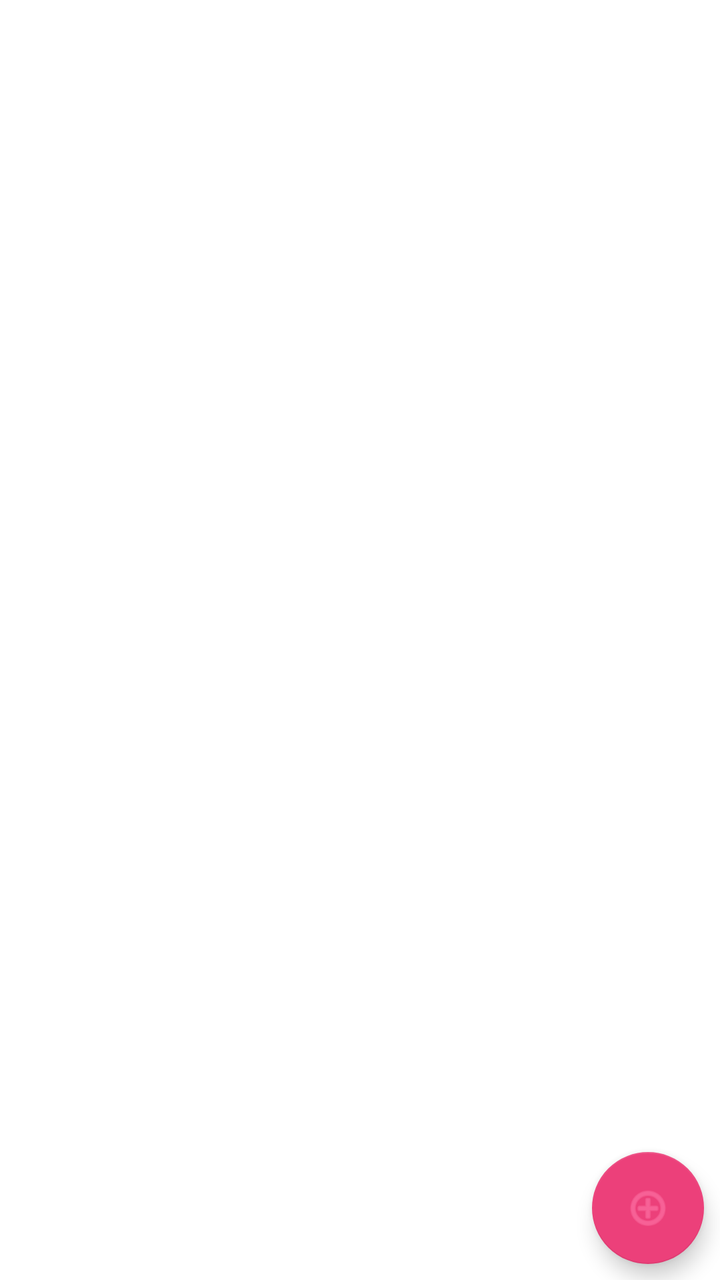
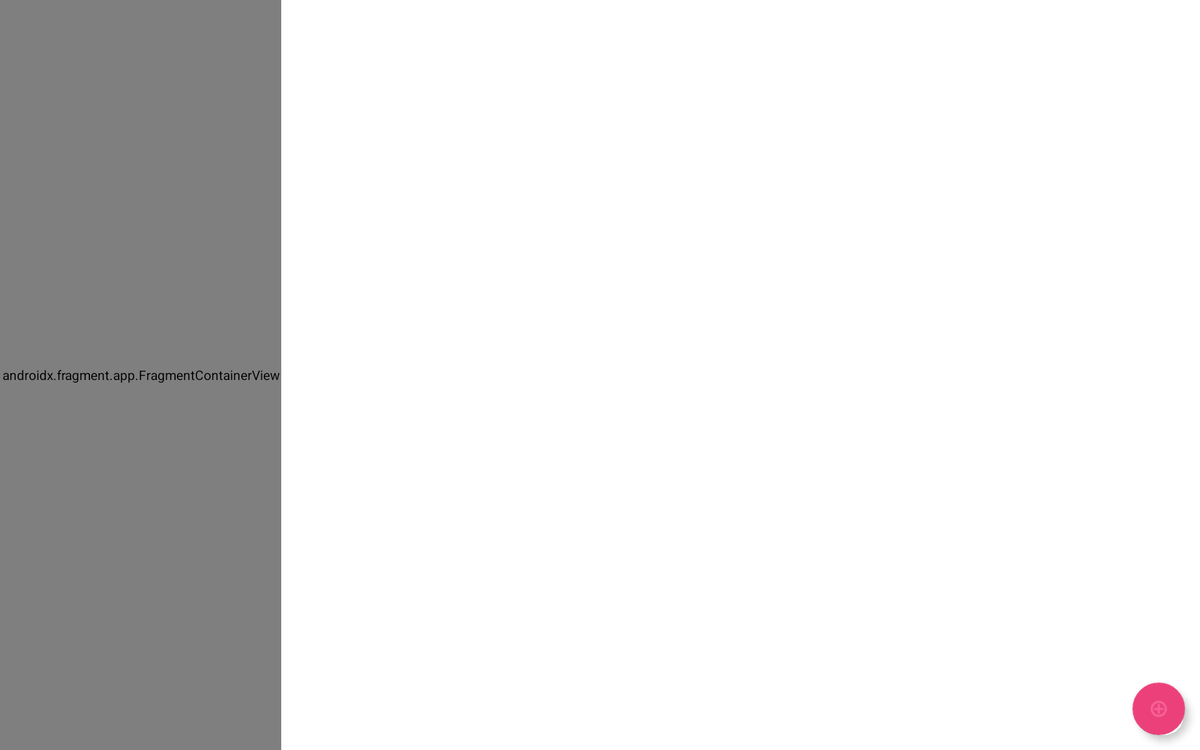

An Android layout and its configuration variant, each rendered on a device that would load it. The default file and the variant file are quoted in full after the pictures.
<!-- AndroidManifest.xml: application theme Theme.ListMakerV1 -->
<!-- res/layout/activity_main.xml -->
<?xml version="1.0" encoding="utf-8"?>
<FrameLayout xmlns:android="http://schemas.android.com/apk/res/android"
    xmlns:app="http://schemas.android.com/apk/res-auto"
    xmlns:tools="http://schemas.android.com/tools"
    android:id="@+id/detail_container"
    android:layout_width="match_parent"
    android:layout_height="match_parent"
    tools:context=".MainActivity" >

    <com.google.android.material.floatingactionbutton.FloatingActionButton
        android:id="@+id/fabButton"
        android:layout_width="wrap_content"
        android:layout_height="wrap_content"
        android:layout_gravity="bottom|end"
        android:layout_marginBottom="8dp"
        android:layout_marginEnd="8dp"
        android:clickable="true"
        app:srcCompat="@android:drawable/ic_menu_add"
        android:focusable="true"
        android:contentDescription="@string/add_task" />
</FrameLayout>
<!-- resources referenced by this layout -->
<resources>
  <string name="add_task">Add</string>
  <style name="Theme.ListMakerV1" parent="Theme.MaterialComponents.DayNight.DarkActionBar">
          
          <item name="colorPrimary">@color/primaryColor</item>
          <item name="colorPrimaryVariant">@color/primaryDarkColor</item>
          <item name="colorOnPrimary">@color/primaryLightColor</item>
          
          <item name="colorSecondary">@color/secondaryColor</item>
          <item name="colorSecondaryVariant">@color/secondaryDarkColor</item>
          <item name="colorOnSecondary">@color/secondaryLightColor</item>
          
          <item name="android:statusBarColor" tools:targetApi="l">?attr/colorPrimaryVariant</item>
          
      </style>
  <color name="primaryColor">#2196f3</color>
  <color name="primaryDarkColor">#0069c0</color>
  <color name="primaryLightColor">#6ec6ff</color>
  <color name="secondaryColor">#ec407a</color>
  <color name="secondaryDarkColor">#b4004e</color>
  <color name="secondaryLightColor">#ff77a9</color>
</resources>
<!-- res/layout-xlarge/activity_main.xml (the repository's variant of the layout above) -->
<!-- drawn on a large tablet held sideways -->
<?xml version="1.0" encoding="utf-8"?>
<androidx.constraintlayout.widget.ConstraintLayout
    xmlns:android="http://schemas.android.com/apk/res/android"
    xmlns:app="http://schemas.android.com/apk/res-auto"
    xmlns:tools="http://schemas.android.com/tools"
    android:id="@+id/detail_container"
    android:layout_width="match_parent"
    android:layout_height="match_parent"
    app:layout_behavior="@string/appbar_scrolling_view_behavior"
    tools:context="net.trancool.listmakerv1.MainActivity"
    tools:showIn="@layout/activity_main">

    <androidx.fragment.app.FragmentContainerView
        android:id="@+id/main_fragment_container"
        android:name="net.trancool.listmakerv1.ui.main.MainFragment"
        android:layout_width="300dp"
        android:layout_height="match_parent"
        android:layout_marginStart="0dp"
        android:layout_marginTop="0dp"
        android:layout_marginBottom="0dp"
        android:layout_weight="1"
        app:layout_constraintBottom_toBottomOf="parent"
        app:layout_constraintEnd_toStartOf="@id/list_detail_fragment_container"
        app:layout_constraintStart_toStartOf="parent"
        app:layout_constraintTop_toTopOf="parent" />

    <androidx.fragment.app.FragmentContainerView
        android:id="@+id/list_detail_fragment_container"
        android:layout_width="0dp"
        android:layout_height="0dp"
        android:layout_weight="2"
        app:layout_constraintBottom_toBottomOf="parent"
        app:layout_constraintEnd_toEndOf="parent"
        app:layout_constraintHorizontal_bias="1.0"
        app:layout_constraintStart_toEndOf="@+id/main_fragment_container"
        app:layout_constraintTop_toTopOf="parent" />

    <com.google.android.material.floatingactionbutton.FloatingActionButton
        android:id="@+id/fabButton"
        android:layout_width="wrap_content"
        android:layout_height="wrap_content"
        android:layout_gravity="bottom|end"
        android:layout_marginEnd="16dp"
        android:layout_marginBottom="16dp"
        android:clickable="true"
        app:layout_constraintBottom_toBottomOf="parent"
        app:layout_constraintEnd_toEndOf="parent"
        app:srcCompat="@android:drawable/ic_menu_add"
        android:contentDescription="@string/floating_button"
        android:focusable="true" />


</androidx.constraintlayout.widget.ConstraintLayout>
<!-- resources referenced by the variant -->
<!-- as a large tablet held sideways resolves them -->
<resources>
  <string name="floating_button">Floating Button</string>
  <style name="Theme.ListMakerV1" parent="Theme.MaterialComponents.DayNight.DarkActionBar">
          
          <item name="colorPrimary">@color/primaryColor</item>
          <item name="colorPrimaryVariant">@color/primaryDarkColor</item>
          <item name="colorOnPrimary">@color/primaryLightColor</item>
          
          <item name="colorSecondary">@color/secondaryColor</item>
          <item name="colorSecondaryVariant">@color/secondaryDarkColor</item>
          <item name="colorOnSecondary">@color/secondaryLightColor</item>
          
          <item name="android:statusBarColor" tools:targetApi="l">?attr/colorPrimaryVariant</item>
          
      </style>
  <color name="primaryColor">#2196f3</color>
  <color name="primaryDarkColor">#0069c0</color>
  <color name="primaryLightColor">#6ec6ff</color>
  <color name="secondaryColor">#ec407a</color>
  <color name="secondaryDarkColor">#b4004e</color>
  <color name="secondaryLightColor">#ff77a9</color>
</resources>
